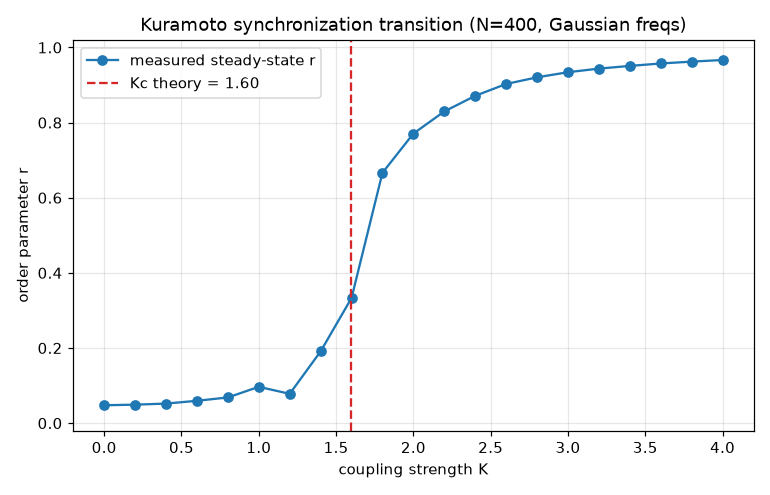

The script that saved this image:
"""
Iteration 1 -- Does the base dynamics synchronize like Kuramoto theory says?

Everything in K-SOM-Heb sits on top of the Kuramoto order parameter r. Before
trusting the Hebbian layer, we check the foundation: with fixed, uniform
all-to-all coupling of strength K, the steady-state r should stay near 0 while
K is small and rise sharply past a critical coupling Kc -- the classic
synchronization phase transition.

Mean-field theory (N -> infinity, frequencies drawn from a symmetric unimodal
density g) predicts onset at:

    Kc = 2 / (pi * g(0))

For Gaussian natural frequencies N(0, sigma^2), g(0) = 1/(sigma*sqrt(2*pi)),
so Kc = 2 * sigma * sqrt(2/pi) ~= 1.596 * sigma.

We sweep K, integrate to steady state, time-average r, and compare the
empirical onset to this prediction.
"""
import os, sys
import numpy as np
sys.path.insert(0, os.path.dirname(os.path.dirname(os.path.abspath(__file__))))
from ksomheb import order_parameter, kuramoto_step

np.random.seed(42)

N = 400
sigma = 1.0
omega = np.random.normal(0.0, sigma, N)
omega -= omega.mean()                     # remove drift -> work in mean frame

Kc_theory = 2.0 * sigma * np.sqrt(2.0 / np.pi)

dt = 0.05
T_settle = 2000                            # steps discarded (transient)
T_measure = 1000                           # steps averaged (steady state)

Ks = np.linspace(0.0, 4.0, 21)
r_of_K = []
for K in Ks:
    theta = np.random.uniform(0, 2 * np.pi, N)
    Kmat = np.full((N, N), K)
    np.fill_diagonal(Kmat, 0.0)
    for _ in range(T_settle):
        theta = kuramoto_step(theta, omega, Kmat, dt)
    acc = 0.0
    for _ in range(T_measure):
        theta = kuramoto_step(theta, omega, Kmat, dt)
        acc += order_parameter(theta)[0]
    r_of_K.append(acc / T_measure)
r_of_K = np.array(r_of_K)

# Empirical onset: first K where steady r crosses a small threshold.
thresh = 0.25
above = np.where(r_of_K > thresh)[0]
Kc_emp = Ks[above[0]] if len(above) else float("nan")

print(f"{'K':>6} | {'steady-state r':>14}")
print("-" * 25)
for K, r in zip(Ks, r_of_K):
    bar = "#" * int(round(r * 30))
    mark = "  <- Kc(theory)" if abs(K - Kc_theory) < (Ks[1] - Ks[0]) / 2 else ""
    print(f"{K:6.2f} | {r:6.3f} {bar}{mark}")
print()
print(f"Kc (mean-field theory) = {Kc_theory:.3f}")
print(f"Kc (empirical, r>{thresh}) ~ {Kc_emp:.3f}")
print(f"r stays low (incoherent) below Kc and rises above it: "
      f"{r_of_K[Ks < Kc_theory*0.7].max():.3f} -> {r_of_K[Ks > Kc_theory*1.5].min():.3f}")

# ---- plot ----
try:
    import matplotlib
    matplotlib.use("Agg")
    import matplotlib.pyplot as plt
    fig, ax = plt.subplots(figsize=(7, 4.5))
    ax.plot(Ks, r_of_K, "o-", color="#1f77b4", label="measured steady-state r")
    ax.axvline(Kc_theory, color="#d62728", ls="--",
               label=f"Kc theory = {Kc_theory:.2f}")
    ax.set_xlabel("coupling strength K")
    ax.set_ylabel("order parameter r")
    ax.set_title(f"Kuramoto synchronization transition (N={N}, Gaussian freqs)")
    ax.set_ylim(-0.02, 1.02)
    ax.legend()
    ax.grid(alpha=0.3)
    out = os.path.join(os.path.dirname(os.path.abspath(__file__)),
                       "iter1_kuramoto_transition.png")
    fig.tight_layout()
    fig.savefig(out, dpi=110)
    print(f"\nplot saved -> {out}")
except Exception as e:
    print(f"\n(plot skipped: {e})")
